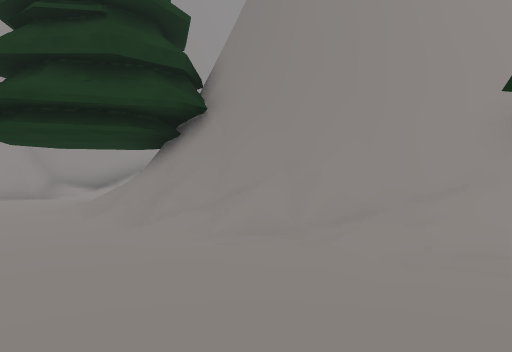
View 1 (above)

24 first-person views from a walk through a scene from a Unity 3-D project. The camera is 1.2 m above the floor, looks level and sees 70° across. The floor is counted in squares, 1.8 m on a side. Each view is taken from the middle of a square. On the plan, view 1 faces up. The plan holds only what a view shows up to about 11 squares ahead; the rest is blank. The place goes on beyond the plan. The player is left out.

View 2
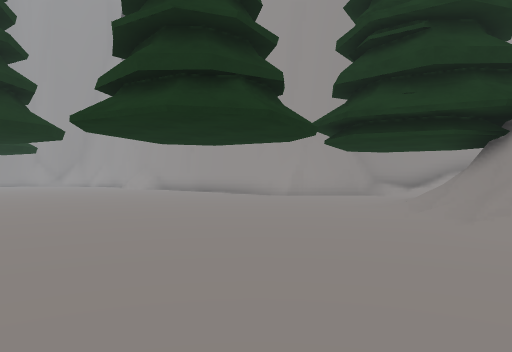

View 3
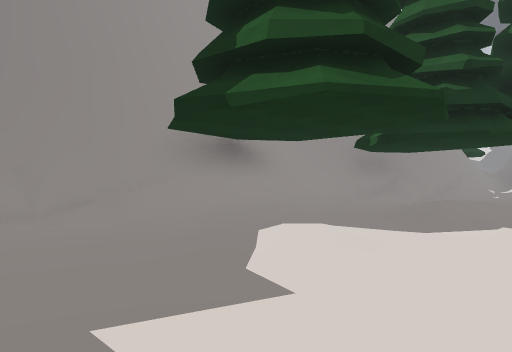

View 4
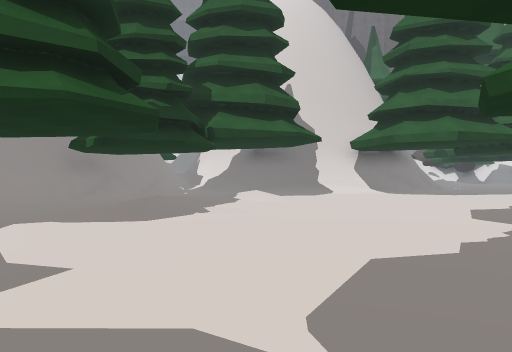

View 5
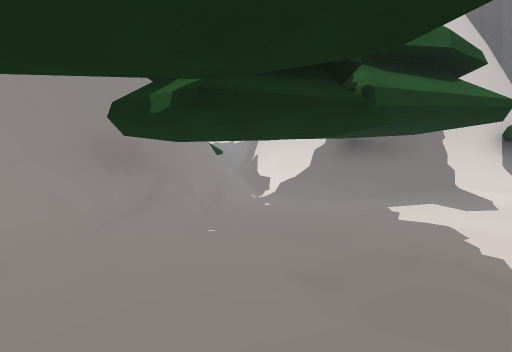

View 6
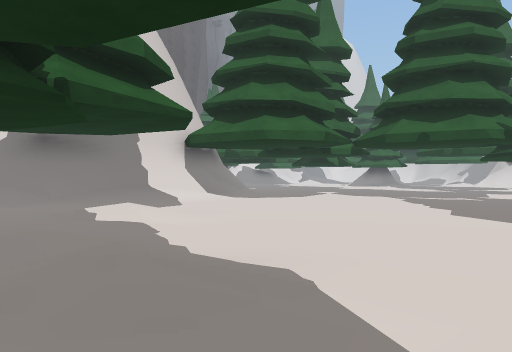

View 7
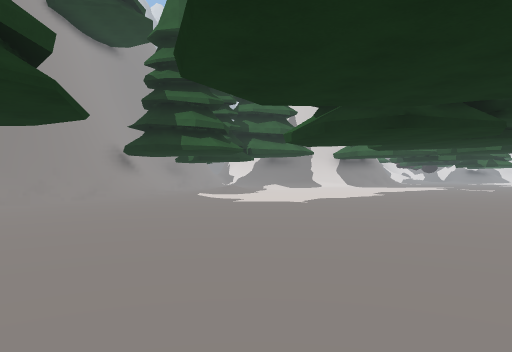

View 8
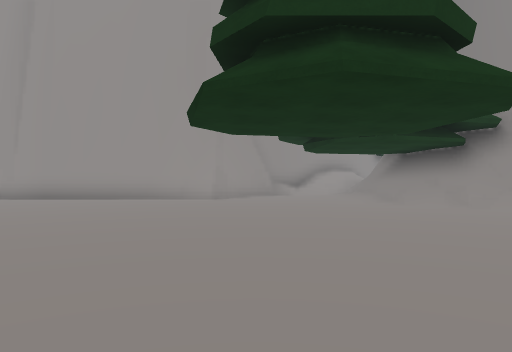

View 9
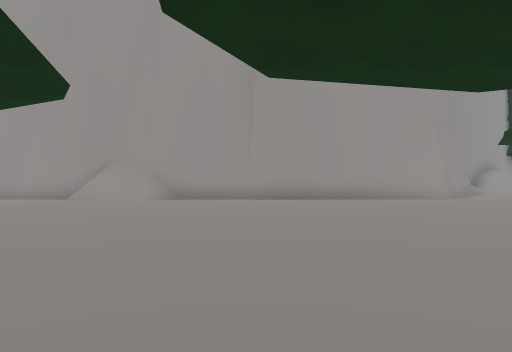

View 10
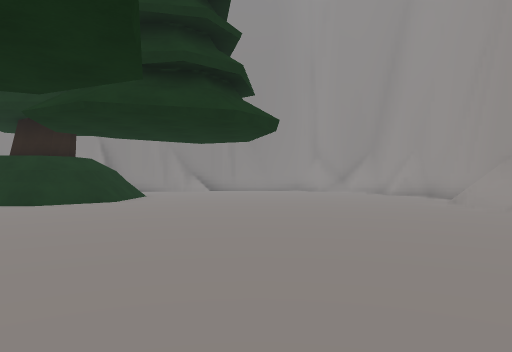

View 11
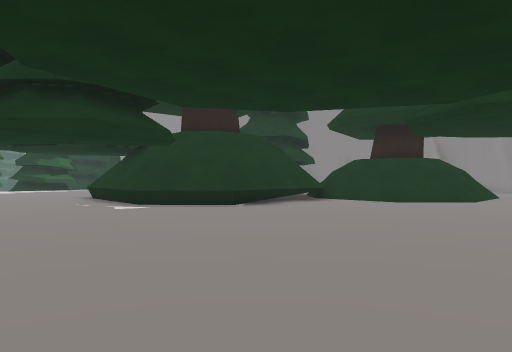

View 12
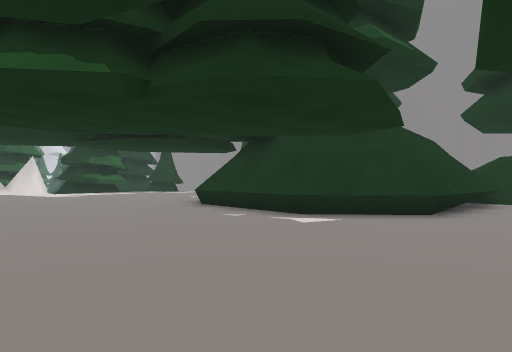

View 13
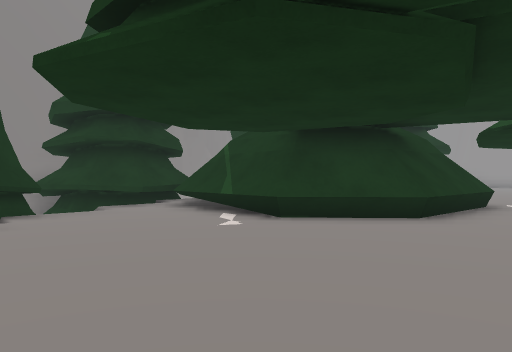

View 14
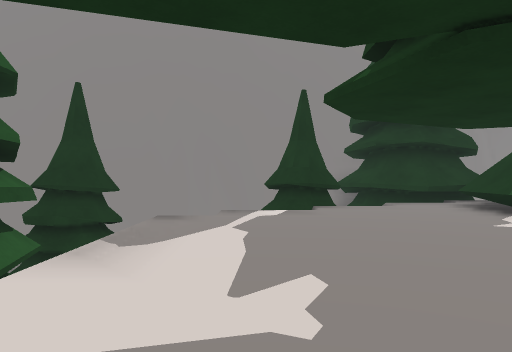

View 15
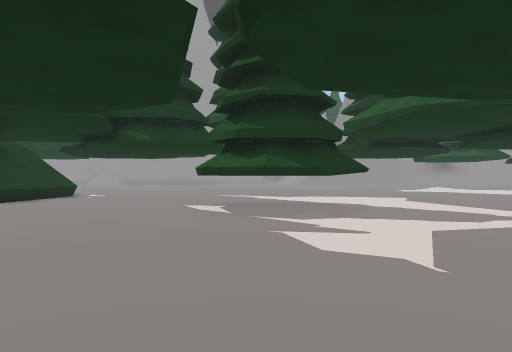

View 16
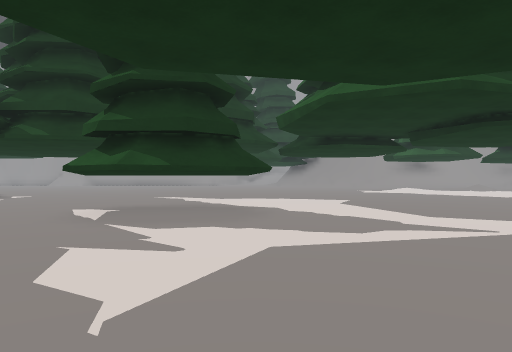

View 17
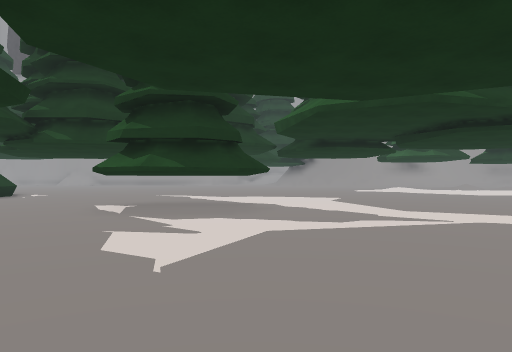

View 18
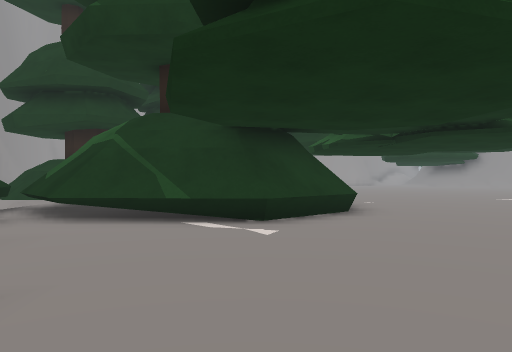

View 19
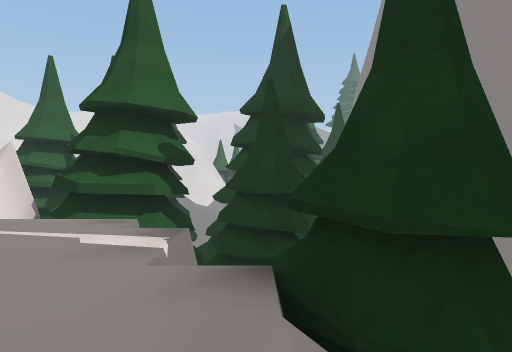

View 20
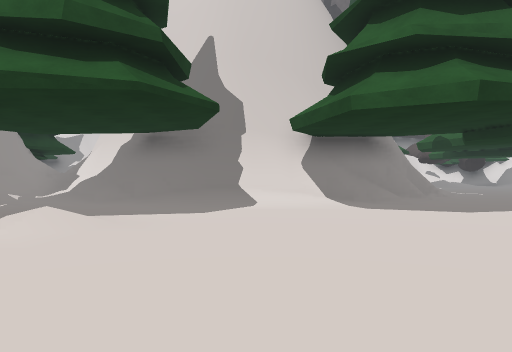

View 21
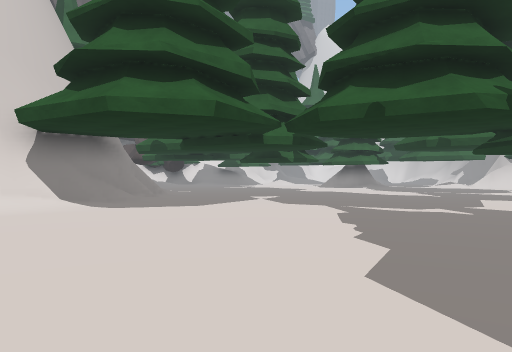

View 22
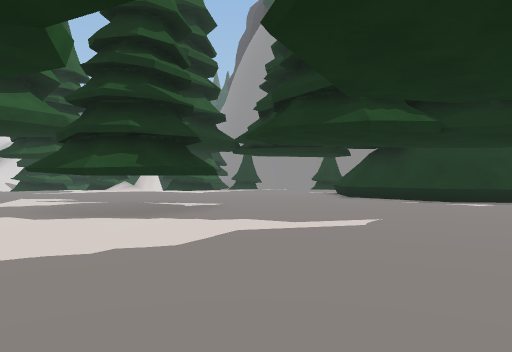

View 23
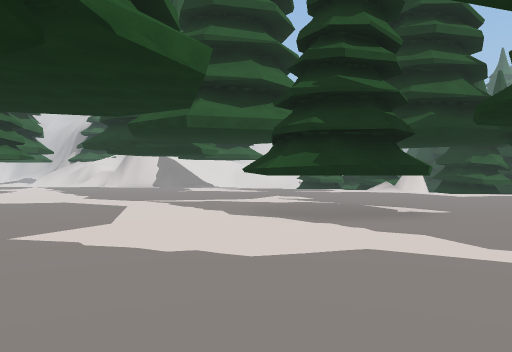

View 24
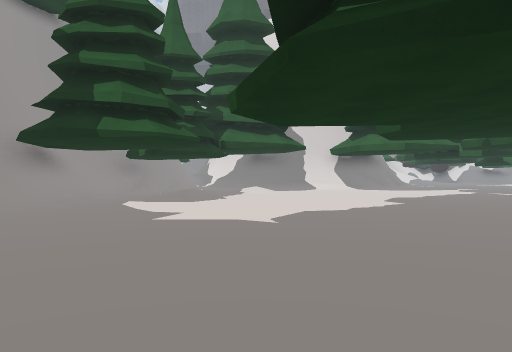

### Floor plan
Key: @ floor where view 1 was taken; # wall or solid block; x gap in a wall; . main floor; : floor 0.25 m higher than the main floor; - floor 1.5 m lower than the main floor; / step, stairs or slope; = window, fence, low wall or low ledge; ^ raised ledge; v drop or lower ground; T thing the floor can be seen under or through.
Columns run from 21 left of view 1 to 15 right of it. Each row starts with its distance up from view 1.
 10              ##..
  9 ##############.../ #
  8 ..##=............./##
  7 ................../###
  6 ..................//###
  5 ...................//####
  4 ....................//=#########
  3 ......................////////####
  2 ..............................//#####
  1 ..........................//./../////
  0 .....................@....///:.....//
 -1 ///......................./..../..//#
 -2 ^^^/..........................//../##
 -3 #^^/............................../#
 -4  ^^==............................./#
 -5 ^^#=^^=#........................../#
 -6 /     ^=#........................./#
 -7 v/     ^ ........................./##
 -8  /=^^  # .........................//#
 -9 ^^=^^^##=....TTT.......  .........//#
-10  ^/=#=#=.....T  T......   .........//
-11 ^^/..........T  T......   ........../
-12 ^v//..........TT.......   ........ ..
-13  v#/....................   ......
-14  ##//...................   .....
-15   v /..............        ....
-16     v/..... .......        ...
-17      v/vv.   .....         ..
-18   v-vv/v      . .
-19   ##v###^#
-20     v#  ^x
-21     v

Positions as (right, up) in squares from view 1, and headings:
1: (0, 0), facing up
2: (0, -1), facing up-left
3: (-1, -2), facing up-right
4: (-2, -2), facing right
5: (3, 1), facing right
6: (3, 1), facing down-right
7: (-10, -1), facing right
8: (-7, -2), facing up
9: (-14, -2), facing up
10: (-10, 3), facing left
11: (-9, 2), facing down-left
12: (-8, -2), facing down-left
13: (-11, -15), facing up-left
14: (-10, -15), facing left
15: (-7, -18), facing up
16: (-5, -17), facing up
17: (-5, -18), facing up
18: (-15, -16), facing up
19: (-18, -11), facing down
20: (4, -5), facing right
21: (4, -4), facing down-right
22: (-3, -3), facing down-left
23: (-5, -3), facing down
24: (-6, -2), facing right
